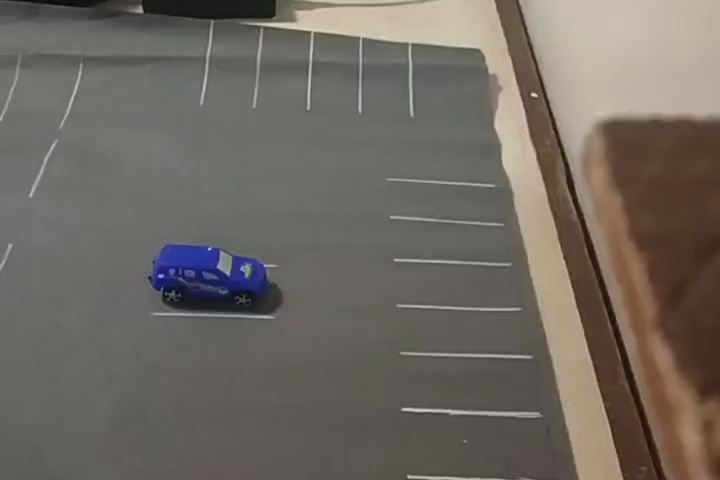
#> input picture data/newo.jpg, 720 x 480 px
$ python delete.py   (older library calls are emulated)
#> lines starting #> are read from the running program, lines starting #| are printed output that depends on the picture; long printed decimals are rounded
import numpy as np
import cv2

coordinates = np.array([[391,212],[388,182],[489,189],[497,215]])

rect = cv2.boundingRect(coordinates)
new_coordinates = coordinates.copy()
new_coordinates[:, 0] = coordinates[:, 0] - rect[0]
new_coordinates[:, 1] = coordinates[:, 1] - rect[1]
print(coordinates)
print("\n\n")
print(new_coordinates)
print("\n\n")
print(rect)

img2 =  np.zeros((rect[3], rect[2]), dtype=np.uint8)
cv2.imwrite("np.jpg",img2)
img2 = cv2.imread("np.jpg")
#> img2: shape (34, 110, 3); every value is 0

global mask
status = [False]
l_c = 1.0
frame = cv2.imread("newo.jpg")
#> frame is the input picture: shape (480, 720, 3); mean B, G, R 97.9, 105, 111
img = frame.copy()
mask = cv2.drawContours(
                np.zeros((rect[3], rect[2]), dtype=np.uint8),
                [new_coordinates],
                contourIdx=-1,
                color=255,
                thickness=-1,
                lineType=cv2.LINE_8)

while True:
    cv2.imshow("frame",img)
    cv2.rectangle(img,(rect[0],rect[1]),(rect[2],rect[3]),color=(0,0,255),thickness=2)
    cv2.circle(img,tuple(coordinates[0]),radius=1,color=(0,0,255),thickness=2)
#> img: shape (480, 720, 3); mean B, G, R 97.1, 104.2, 112.1
    cv2.circle(img,tuple(coordinates[1]),radius=1,color=(0,0,255),thickness=2)
#> img: shape (480, 720, 3); mean B, G, R 97.1, 104.2, 112.1
    cv2.circle(img,tuple(coordinates[2]),radius=1,color=(0,0,255),thickness=2)
#> img: shape (480, 720, 3); mean B, G, R 97.1, 104.2, 112.1
    cv2.circle(img,tuple(coordinates[3]),radius=1,color=(0,0,255),thickness=2)
#> img: shape (480, 720, 3); mean B, G, R 97.1, 104.2, 112.1

    cv2.circle(img,tuple(new_coordinates[0]),radius=1,color=(0,0,255),thickness=2)
#> img: shape (480, 720, 3); mean B, G, R 97.1, 104.2, 112.1
    cv2.circle(img,tuple(new_coordinates[1]),radius=1,color=(0,255,0),thickness=2)
#> img: shape (480, 720, 3); mean B, G, R 97.1, 104.2, 112.1
    cv2.circle(img,tuple(new_coordinates[2]),radius=1,color=(255,0,0),thickness=2)
#> img: shape (480, 720, 3); mean B, G, R 97.1, 104.2, 112.1
    cv2.circle(img,tuple(new_coordinates[3]),radius=1,color=(0,0,0),thickness=2)
#> img: shape (480, 720, 3); mean B, G, R 97.1, 104.2, 112.1
    cv2.drawContours(
                img,
                [new_coordinates],
                contourIdx=-1,
                color=255,
                thickness=-1,
                lineType=cv2.LINE_8)
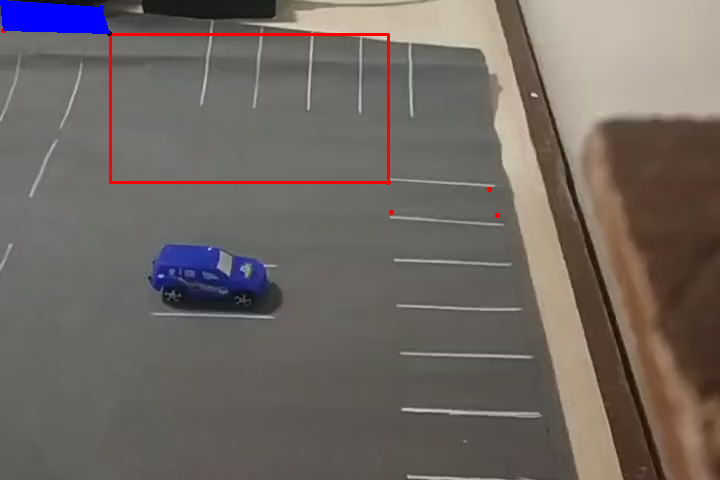
#> img: shape (480, 720, 3); mean B, G, R 98.6, 103.5, 111.4

    mask = cv2.drawContours(
                np.zeros((rect[3], rect[2]), dtype=np.uint8),
                [new_coordinates],
                contourIdx=-1,
                color=255,
                thickness=-1,
                lineType=cv2.LINE_8)

    mask = mask == 255
    blurred = cv2.GaussianBlur(frame.copy(), (5, 5), 3)
    grayed = cv2.cvtColor(blurred, cv2.COLOR_BGR2GRAY)
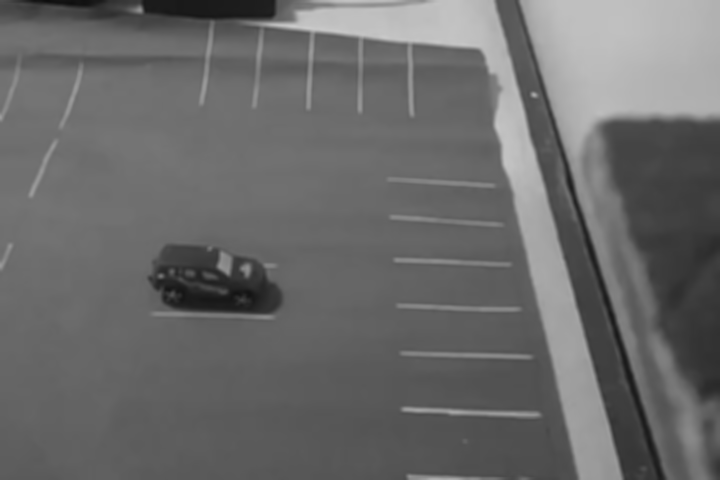
#> grayed: shape (480, 720); min 13, max 203, mean 106


    roi_gray = grayed[rect[1]:(rect[1] + rect[3]), rect[0]:(rect[0] + rect[2])]
    laplacian = cv2.Laplacian(roi_gray, cv2.CV_64F)
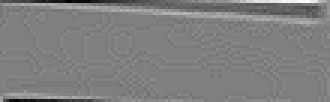
#> laplacian: shape (34, 110) float64 (shown 3 times larger); min -29, max 29, mean -0.1; drawn with min black and max white
    # print(laplacian.shape,mask.shape)
    status = np.mean(np.abs(laplacian * mask)) < l_c
#> status = True
    print(np.mean(np.abs(laplacian * mask)))
#| 0.8241


    cv2.imshow("after mask", np.abs(laplacian * mask))
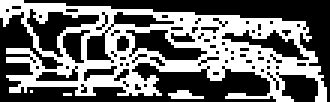
#> window 'after mask': shape (34, 110) (shown 3 times larger); 42.4% white in thin lines or dots
    cv2.imshow("OG_image",frame[rect[1]:(rect[1] + rect[3]), rect[0]:(rect[0] + rect[2])])
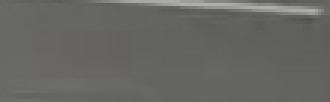
#> window 'OG_image': shape (34, 110, 3) (shown 3 times larger); mean B, G, R 98.7, 103.5, 102.8
    cv2.imshow("laplacian",laplacian)
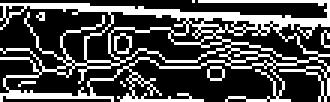
#> window 'laplacian': shape (34, 110) (shown 3 times larger); 29.7% white in thin lines or dots
    cv2.imshow("blurred",blurred)
    cv2.imshow("gray",grayed)
    cv2.imshow('frame2',img2)


    cv2.drawContours(
                img2,
                [new_coordinates],
                contourIdx=-1,
                color=(0,45,45),
                thickness=-1,
                lineType=cv2.LINE_8)
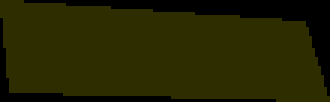
#> img2: shape (34, 110, 3) (shown 3 times larger); mean B, G, R 0, 36.1, 36.1
    if cv2.waitKey(1) & 0xFF == ord('q'):
#> (key q is pressed here)
        break

cv2.destroyAllWindows()
print("mask:")
print(mask)
print("status: ",status)
#| status:  True


# [30 lines of commented-out code are left out]
